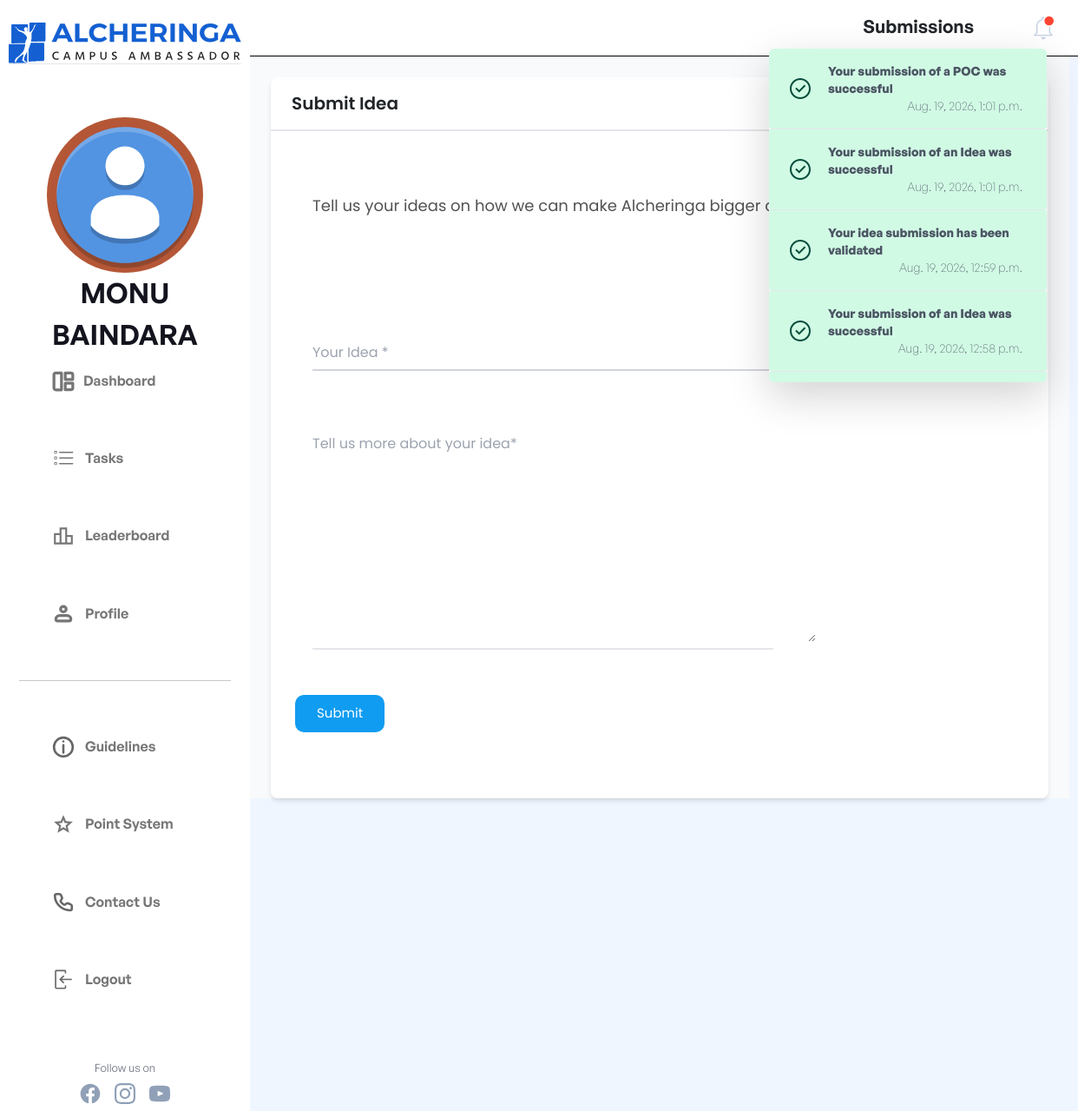
/submissions/idea/new/ (signed in), run on the app's committed database.
### apps/users/models.py (models this page shows, shortened)
class NewUser(AbstractBaseUser, PermissionsMixin):
    id = models.SlugField(primary_key=True, default=uuid.uuid4)
    alcherid = models.TextField(
         blank=True, null=True, unique=True, default=create_new_ref_number)
    img = models.ImageField(
        upload_to="image-uploads/", default='image-uploads/user.png')
    email = models.EmailField(_('email address'), unique=True)
    username = models.CharField(max_length=150, unique=False, default="user")
    firstname = models.CharField(max_length=150, blank=True)
    phone = models.TextField(unique=False, blank=True)
    graduation_year = models.CharField(max_length=200, unique=False)
    college_state = models.CharField(max_length=200, unique=False)
    college_city = models.CharField(max_length=200, unique=False)
    college_name = models.CharField(max_length=200, unique=False)
    position_of_responsibility = models.CharField(
        max_length=200, unique=False, blank=True)
    interested_modules = models.CharField(
        max_length=200, unique=False, blank=True)
    instahandle = models.CharField(
        max_length=200, blank=True, )
    referred_by = models.TextField(
        blank=True, null=True)
    referrals = models.IntegerField(default=0)
    date_joined = models.DateTimeField(default=timezone.now)
    provider = models.CharField(max_length=200, unique=False, default="email")
    about = models.TextField(_('about'), max_length=500, blank=True)
    is_staff = models.BooleanField(default=False)
    is_active = models.BooleanField(default=False)
    has_password = models.BooleanField(default=True)
    objects = CustomAccountManager()
    points = models.IntegerField(default=250)
    tasks = models.IntegerField(default=0)
    USERNAME_FIELD = 'email'
    REQUIRED_FIELDS = ['firstname']

### apps/dashboard/models.py (models this page shows, shortened)
class Notifications(models.Model):
    TYPECHOICES = [
        ('Success', 'Success'),
        ('Warning', 'Warning'),
        ('Info', 'Info'),
    ]
    id = models.SlugField(primary_key=True, default=uuid.uuid4)
    message = models.CharField(max_length=200)
    user = models.ForeignKey(
        'users.NewUser', default=None, null=True,blank=True, on_delete=models.CASCADE)
    created_on = models.DateTimeField(default=timezone.now)
    type = models.CharField(max_length=200,choices=TYPECHOICES)
    isread=models.BooleanField(default=False)

### apps/submissions/views.py (the view, shortened to what this page needs)
# urls.py: path('idea/new/', IdeaCreateView.as_view(), name='idea-create'),
class IdeaCreateView(CreateView):
    model = Idea
    form_class = IdeaForm
    def get_context_data(self, **kwargs):
        ctx = super(IdeaCreateView, self).get_context_data(**kwargs)
        notification_list = Notifications.objects.filter(
            Q(user=self.request.user) | Q(user=None)).order_by('-created_on')
        isread = True
        notification_list = Notifications.objects.filter(
            Q(user=self.request.user) | Q(user=None)).order_by('-created_on')
        for notif in notification_list:
            if not notif.isread:
                isread = False
                break
        comp = []
        sum = 0
        profile = Profile.objects.filter(user = self.request.user).first()
        if self.request.user.instahandle:
            sum+=1
        if self.request.user.position_of_responsibility:
            sum+=1
        if self.request.user.interested_modules:
            sum+=1
        if profile.fb_handle:
            sum+=1
        if sum==0:
            comp = [60, 40]
        elif sum==1:
            comp = [70, 30]
        elif sum==2:
            comp = [80, 20]
        elif sum==3:
            comp = [90, 10]
        else:
            comp = [100,0]
        ctx['comp'] = comp
        ctx['isread'] = isread
        ctx['notification_list'] = notification_list
        ctx['heading'] = 'Submissions'
        if sum<4:
            ctx['color_code'] = '#E86B73'
        else:
            ctx['color_code'] = 'rgba(0, 201, 92, 1)'
        return ctx

### templates/submissions/idea_form.html (shortened to what this page needs)
{% extends '../basic.html'%}
{% block body %}
{% load static %}
<link rel="stylesheet" href={% static "css/font.css" %}>
<body>
    <div class="bg-blue-50 flex gen">
        {% include "../navbar.html" %}
        <div class="flex">
            <div>
                {% include "submissions/submit_idea.html" %}
            </div>
        </div>
    </div>
    </div>
</body>
{%endblock%}

### templates/navbar.html (shortened to what this page needs)
{% load static %}
<link rel="stylesheet" href="https://cdnjs.cloudflare.com/ajax/libs/font-awesome/4.7.0/css/font-awesome.min.css">
<link rel="stylesheet" href="{%static 'css/nav.css'%}">
<nav class="hidden sm:block bg-white border-gray-400 sidebar">
  <div style="width: 18rem;align-items: center;" class="flex flex-col h-screen bg-white border-gray-400 rounded  sticky top-0">
    <div style="margin-top:2vh; width: 21vh; padding-bottom:20px"><a href="/"><img src="{% static 'images/dashlogo.svg' %}" class="border-b" width="100%" alt="logo"/></a></div>
    <div style="justify-content: space-between; align-items: center;margin: 1rem 4rem;" class="flex flex-col justify-center" style="margin:0;align-items: center;">
      <div style="margin-top: 2vh; width: 14vh;border-radius: 50%;padding: 0px;background: radial-gradient(circle, #AD4A35, #B85D37);" id="profile-value">
        <img src="{{request.user.img.url}}" width="100%" alt="profile pic" border="0" class="mx-auto rounded-full" style="width: 14vh; height: 14vh; object-fit: cover;">
      </div>
      <div><div style="font-size: 2.5vh; font-weight: 600;color: #13141D;" class="font-medium text-center">{{request.user.firstname}}</div>
    </div>
    </div>
    <div class="navcontent" >
      <div style="width: 100%;" >
        <a href="{% url 'dashboard_page' %}"
          class="navlink nav-links" style="width: 100%;color:#767676">
          {% if heading == 'Dashboard' %}
          <div class="tabs" style="padding: 1vh 0vh;background-color: #FFC548; display: flex; width: 100%;border-radius: 3vw;" >
          <img src="{% static 'icons/dashboard-active.svg' %}" class="sideicon"/>
          <p class="hover:no-underline" style="color: #444444; transform: translate(-2px,0); margin-left:1vw;font-weight: 600;font-size: 1rem;">Dashboard</p>
          </div>
          {% else %}
          <img src="{% static 'icons/dashboard.svg' %}" class="sideicon icon" />
          <p class="hover:no-underline nav-links" style="transform: translate(-2px,0); margin-left:1vw;font-weight: 600;font-size: 1rem;">Dashboard</p>
          {% endif %}
        </a>
      </div>
      <div style="width: 100%;" >
        <a href="{% url 'tasks' %}"
          class="navlink nav-links" style="width: 100%;color:#767676">
          {% if heading == 'Tasks' %}
          <div class="tabs" style="padding: 1vh 0vh;background-color: #FFC548; display: flex; width: 100%;border-radius: 3vw;" >
          <img  src="{% static 'icons/tasks.svg' %}" class="sideicon"/>
          <p class=" hover:no-underline" style="color: #444444; margin-left:1vw;font-weight: 600;font-size: 1rem;">Tasks</p>
          </div>
          {% else %}
          <img src="{% static 'icons/tasks.svg' %}" class="sideicon iconup" />
          <p class="hover:no-underline" style="margin-left:1vw;font-weight: 600;font-size: 1rem;">Tasks</p>
          {% endif %}
        </a>
      </div>
      <div style="width: 100%;">
        <a href="{% url 'leaderboard' %}" class="navlink nav-links" style="width: 100%; color:#767676">
          {% if heading == 'Leaderboard' %}
          <div class="tabs" style="padding: 1vh 0vh;background-color: #FFC548; display: flex; width: 100%;border-radius: 1vw;" >
            <img src="{% static 'icons/leaderboard-active.svg' %}" class="sideicon"/>
            <p class="hover:no-underline" style="color: #444444; transform: translate(-2px,0); margin-left:1vw;font-weight: 550;font-size: 1rem;">Leaderboard</p>
          </div>
          {% else %}
          <img src="{% static 'icons/leaderboard.svg' %}" class="sideicon iconup" />
          <p class="nav-links hover:no-underline" style=" margin-left:1vw;font-weight: 600;font-size: 1rem;">Leaderboard</p>
          {% endif %}
        </a>
      </div>
      <div style="width: 100%;">
        <a href="{% url 'profile' %}" class="navlink nav-links" style="width: 100%;color:#767676">
          {% if heading == 'Profile' %}
          <div class="tabs" style="padding: 1vh 0vh;background-color: #FFC548; display: flex; width: 100%;border-radius: 3vw;" >
            <img  src="{% static 'icons/profile.svg' %}" class="sideicon"/>
            <p class="hover:no-underline" style="color: #444444; transform: translate(-2px,0); margin-left:1vw;font-weight: 600;font-size: 1rem;">Profile</p>
          </div>
          {% else %}
          <img src="{% static 'icons/profile.svg' %}" class="sideicon upicon"/>
          <p class="nav-links no-underline" style=" margin-left:1vw;font-weight: 600;font-size: 1rem;">Profile</p>
          {% endif %}
        </a>
      </div>
      <hr style="width: 100%;">
      <div style="width: 100%;">
        <a href="{% url 'guidelines' %}" class="navlink nav-links" style="width: 100%;color:#767676">
          {% if heading == 'Guidelines' %}
          <div class="tabs" style="padding: 1vh 0vh;background-color: #FFC548; display: flex; width: 100%;border-radius: 3vw;" >
            <img src="{%static 'icons/guidelines.svg'%}" class="sideicon"/>
            <p class="hover:no-underline" style="color: #444444; transform: translate(-2px,0); margin-left:1vw;font-weight: 600;font-size: 1rem;">Guidelines</p>
          </div>
          {% else %}
          <img  src="{%static 'icons/guidelines.svg'%}" class="sideicon downicon"/>
          <p class="nav-links no-underline" style=" margin-left:1vw;font-weight: 600;font-size: 1rem;">Guidelines</p>
          {% endif %}
        </a>
      </div>
      <div style="width: 100%;">
        <a href="{% url 'scoring' %}" class="navlink nav-links" style="width: 100%;color:#767676">
          {% if heading == 'Point System' %}
          <div class="tabs" style="padding: 1vh 0vh;background-color: #FFC548; display: flex; width: 100%;border-radius: 3vw;" >
            <img src="{% static 'icons/pointsystem.svg' %}" class="sideicon">
            <p class="hover:no-underline" style="color: #444444; transform: translate(-2px,0); margin-left:1vw;font-weight: 600;font-size: 1rem;">Point System</p>
          </div>
          {% else %}
            <img  src="{% static 'icons/pointsystem.svg' %}" class="sideicon"/>
            <p class="nav-links no-underline" style="margin-left:1vw;font-weight: 600;font-size: 1rem;">Point System</p>
          {% endif %}
      </a>
      </div>
    <div style="width: 100%;">
      <a href="{% url 'contactus' %}" class="navlink nav-links" style="width: 100%;color:#767676">
      {% if heading == 'Contact us' %}
      <div class="tabs" style="padding: 1vh 0vh;background-color: #FFC548; display: flex; width: 100%;border-radius: 3vw;" >
        <img src="{% static 'icons/contactus.svg' %}" class="sideicon"/>
        <p class="hover:no-underline" style="color: #444444; transform: translate(-2px,0); margin-left:1vw;font-weight: 600;font-size: 1rem;">Contact Us</p>
      </div>
      {% else %}
      <img  src="{% static 'icons/contactus.svg' %}" class="sideicon"/>
      <p class="nav-links no-underline" style="margin-left:1vw;font-weight: 600;font-size: 1rem;">Contact Us</p>
      {% endif %}
    </a>
    </div>
    <div style="width: 100%;">
      <a href="{% url 'logout' %}" class="navlink nav-links" style="width: 100%;color:#767676">
        {% if heading == 'Logout' %}
      <div class="tabs" style="padding: 1vh 0vh;background-color: #FFC548; display: flex; width: 100%;border-radius: 3vw;" >
        <img src="{%static 'icons/logout.svg'%}" class="sideicon"/>
        <p class="hover:no-underline" style="color: #444444; transform: translate(-2px,0); margin-left:1vw;font-weight: 600;font-size: 1rem;">Logout</p>
      </div>
      {% else %}
      <div style="display: flex;">
      <img src="{%static 'icons/logout.svg'%}" class="sideicon"/>
      <p class="no-underline" style="margin-left:1vw;font-weight: 600;font-size: 1rem;">Logout</p>
      </div>
      {% endif %}
      </a>
    </div>
    <div class="w-full">
      <div style="text-align:center; margin-top: 1rem;">
        <p class="follow">Follow us on</p>
        <div class=" flex justify-center space-x-4 mx-4 my-2">
          <a style="cursor:pointer;" href="https://www.facebook.com/alcheringaiitg" target="_blank">
            <img src="{% static 'icons/icon.svg' %}" width="34" height="45" class="siz"/>
          </a>
            <a style="cursor:pointer;" href="https://www.instagram.com/alcheringaiitg/" target="_blank"><img src="{% static 'icons/insta.svg' %}" width="34" height="45" class="siz"/></a>
            <a style="cursor:pointer;" href="https://www.youtube.com/c/AlcheringaIITG" target="_blank"><img src="{% static 'icons/youtube.svg' %}" width="34" height="45" class="siz"/></a>
        </div>
      </div>
    </div>
    </div>
  </div>
</nav>
<div x-data="{ dropdownOpen: false }" style="width: -webkit-fill-available;"\>
  <nav class=" px-6 py-3 flex sm:bg-color-[#eff6ff] -mx-4 mx-0 sticky top-0 justify-end navi" style="border-bottom : 1px solid black;background-color: #ffffff; z-index: 100;">
    <a class=" font-medium text-xl position-relative mr-16 hidden lg:block" style="font-weight: 600;font-size: 1.3rem;">{{ heading }}</a>
    {%include 'navbarnotifications.html'%}
  </nav>

### templates/navbarnotifications.html (shortened to what this page needs)
{% load static %}
<button @click="dropdownOpen = !dropdownOpen" id="notif_unread" style="z-index:100;">
    <img src="{% static 'icons/notifications.svg' %}" id="notif_unread_img" style="
    width: 2rem;"/>
</button>
<div x-show="dropdownOpen" @click="dropdownOpen = false" class="fixed inset-0 h-full w-full z-10"></div>
<div x-show="dropdownOpen" class="absolute right-4 top-14 bg-white rounded-md shadow-lg overflow-y-scroll max-h-96 z-20 lg:mx-5"
    style="width:20rem;" id="dropdown" style="display:none;">
    {% for notification in notification_list %}
    {% if notification.type == 'Info' %}
    <div>
        <a class="flex items-center px-4 py-3 border-b hover:bg-blue-300 bg-blue-100 rounded-b text-blue-900">
            <div class="py-1"><svg class="fill-current h-6 w-6 text-teal-500 mr-4" xmlns="http://www.w3.org/2000/svg"
                    viewBox="0 0 20 20">
                    <path
                        d="M2.93 17.07A10 10 0 1 1 17.07 2.93 10 10 0 0 1 2.93 17.07zm12.73-1.41A8 8 0 1 0 4.34 4.34a8 8 0 0 0 11.32 11.32zM9 11V9h2v6H9v-4zm0-6h2v2H9V5z" />
                </svg>
            </div>
            <p class="text-gray-600 text-sm mx-1 flex-grow" style="text-align:start;">
                <span class="font-bold" href="#">{{notification.message}}</span>
                <br /><span class="font-thin float-right" href="#">{{notification.created_on}}</span>
            </p>
        </a>
    </div>
    {% elif notification.type == 'Success' %}
    <div>
        <a class="flex items-center px-4 py-3 border-b hover:bg-green-300 bg-green-100 rounded-b text-green-900">
            <div class="py-1">
            </div>
            <div class="text-gray-600 text-sm mx-1 flex-grow" style="text-align:start;">
                <span class="font-bold" href="#">{{notification.message}}</span>
                <br /><span class="font-thin float-right" href="#">{{notification.created_on}}</span>
            </div>
        </a>
    </div>
    {% endif %}
    {% endfor %}
</div>

### data on the page
NewUser: user.img (placeholder picture), user.firstname "MONU BAINDARA"
Notifications: message "Your submission of a POC was successful", created_on "Aug. 19, 2026, 1:01 p.m."
Notifications: message "Your submission of an Idea was successful", created_on "Aug. 19, 2026, 1:01 p.m."
Notifications: message "Your idea submission has been validated", created_on "Aug. 19, 2026, 12:59 p.m."
Notifications: message "Your submission of an Idea was successful", created_on "Aug. 19, 2026, 12:58 p.m."

### other printed values
{{ heading }} "Submissions"
